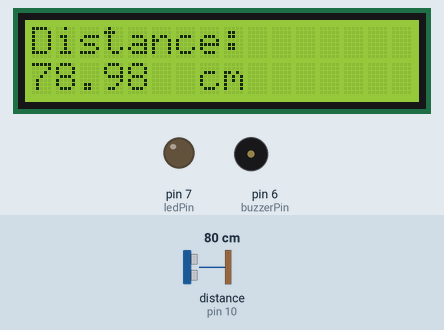
Simulated run of this sketch. Board: Arduino Uno, built with avr-gcc and run on an emulated ATmega328P. On the bench: 16×2 character LCD, output pins drawn as LEDs (lit = HIGH), buzzer (waves = sounding). Wiring (inferred from the names in the program): ultrasonic range finder: trigger pin 9; echo pin 10. Dashed ring = blinking. The inputs (shaded band) are chosen by the test bench; at power-on: distance to the obstacle (sensor on pin 10) 80 cm. The echo pulse lasts 58.3 µs per cm; pins used as bus, display or sensor lines are not drawn; what the sketch prints to the serial monitor is not drawn.

Above: at 1.2 s.
1.3 s: distance to the obstacle (sensor on pin 10) set to 19 cm
At 2.4 s:
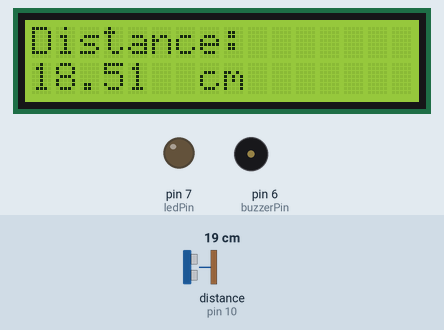
2.8 s: distance to the obstacle (sensor on pin 10) set to 14 cm
At 3.05 s:
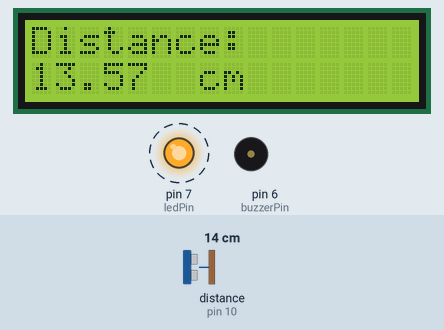
5.8 s: distance to the obstacle (sensor on pin 10) set to 120 cm
At 6.9 s:
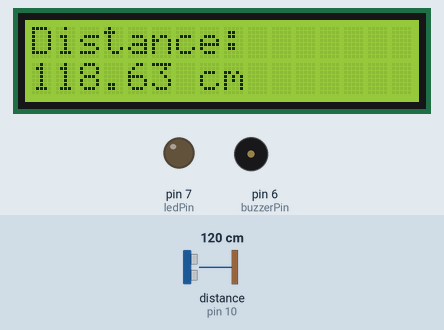
7.5 s: distance to the obstacle (sensor on pin 10) set to 2 cm
At 8.3 s:
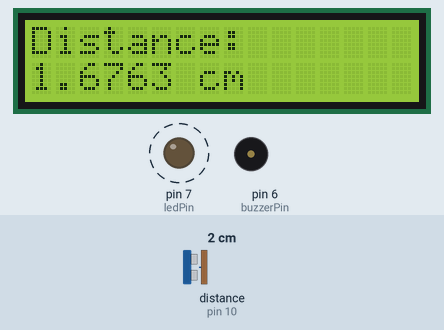
9.0 s: distance to the obstacle (sensor on pin 10) set to 18 cm
At 9.7 s:
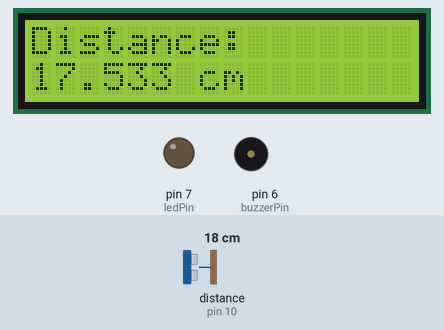
Timing chart, 0 to 11.6 s (numbered marks = the images above; inputs shaded):
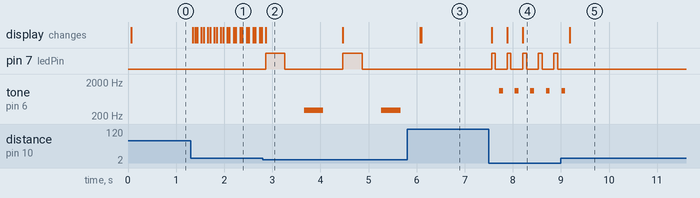

The sketch:

Test1.ino
```cpp
#include <LiquidCrystal.h>

const int trigPin = 9;
const int echoPin = 10;
const int ledPin = 7;
const int buzzerPin = 6;
const int rs = 12, en = 11, d4 = 5, d5 = 4, d6 = 3, d7 = 2;
LiquidCrystal lcd(rs, en, d4, d5, d6, d7);

int duration;
float distance;

void setup() {
pinMode(trigPin, OUTPUT);
pinMode(echoPin, INPUT);
pinMode (ledPin, OUTPUT);
pinMode (buzzerPin, OUTPUT);
lcd.begin(16, 2);
Serial.begin(9600);
digitalWrite (ledPin, LOW);
}

void LedFlash16() {
    digitalWrite (ledPin, HIGH);
    delay (400);
    digitalWrite (ledPin, LOW);
    delay (400);
}

void Buzz16() {
    tone(buzzerPin, 300);
    delay(400);
    noTone(buzzerPin);
    delay(400);
}

void LedFlash11() {
    digitalWrite (ledPin, HIGH);
    delay (200);
    digitalWrite (ledPin, LOW);
    delay (200);
}

void Buzz11() {
    tone(buzzerPin, 700);
    delay(200);
    noTone(buzzerPin);
    delay(200);
}

void LedFlash6() {
    digitalWrite (ledPin, HIGH);
    delay (80);
    digitalWrite (ledPin, LOW);
    delay (80);
}

void Buzz6() {
    tone(buzzerPin, 1100);
    delay(80);
    noTone(buzzerPin);
    delay(80);
}

void loop() {
digitalWrite(trigPin, LOW);
delayMicroseconds(2);
digitalWrite(trigPin, HIGH);
delayMicroseconds(10);
digitalWrite(trigPin, LOW);
duration = pulseIn(echoPin, HIGH);
distance = duration * 0.034 / 2;
lcd.setCursor(0, 0);
lcd.print("Distance:");
lcd.setCursor(7, 1);
lcd.print("cm");
lcd.setCursor(0, 1);
lcd.print(distance);

    if (distance <= 16 && distance >= 11) {
        Serial.println("There's something behind the sensor!");
        LedFlash16();
        Buzz16();
    }
    else if (distance < 11 && distance >= 6) {
        Serial.println("There's something behind the sensor!");
        LedFlash11();
        Buzz11();
    }
    else if (distance < 6) {
        Serial.println("There's something behind the sensor!");
        LedFlash6();
        Buzz6();
    }
    else {
        Serial.println("There's nothing behind the sensor!");
        digitalWrite(ledPin, LOW);
    }
Serial.println(distance);
}
```

Measured:
- the behaviour switches between 17 and 16 cm on distance to the obstacle (sensor on pin 10) (found by bisection; images 1 and 2)
- after the input at 1.3 s, the display: changes after 0.05 s (image 1)
- after the input at 2.8 s, pin 7 (ledPin): alternates HIGH for 0.40 s and LOW for 1.2 s, starting after 0.06 s; tone on pin 6 (buzzerPin): alternates 300 Hz for 0.40 s and silent for 1.2 s, starting after 0.86 s; the display: changes after 0.06 s (image 2)
- after the input at 5.8 s, pin 7 (ledPin): stays LOW (without the input it goes to HIGH after 0.27 s); tone on pin 6 (buzzerPin): stays silent (without the input it goes to 300 Hz after 1.1 s); the display: first changes after 0.28 s (image 3 shows a later state)
- after the input at 7.5 s, pin 7 (ledPin): alternates HIGH for 0.08 s and LOW for 0.24 s, starting after 0.06 s; tone on pin 6 (buzzerPin): alternates 1100 Hz for 0.08 s and silent for 0.24 s, starting after 0.22 s; the display: first changes after 0.06 s (image 4 shows a later state)
- after the input at 9.0 s, pin 7 (ledPin): stops changing and stays LOW; tone on pin 6 (buzzerPin): goes on until 9.1 s, then stays silent; the display: changes after 0.18 s (image 5)
- what the display in image 2 shows lasts 1.6 s, from 2.9 s to 4.5 s
